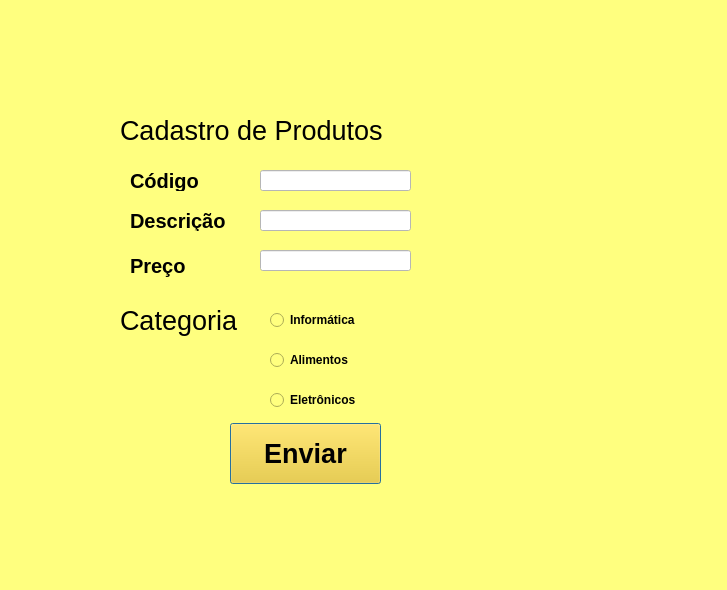
<?xml version="1.0" encoding="UTF-8"?>
<ui version="4.0">
 <class>Dialog</class>
 <widget class="QDialog" name="Dialog">
  <property name="geometry">
   <rect>
    <x>0</x>
    <y>0</y>
    <width>727</width>
    <height>590</height>
   </rect>
  </property>
  <property name="font">
   <font>
    <bold>true</bold>
   </font>
  </property>
  <property name="windowTitle">
   <string>Dialog</string>
  </property>
  <property name="styleSheet">
   <string notr="true">background-color: rgb(255, 255, 127);</string>
  </property>
  <widget class="QLabel" name="label">
   <property name="geometry">
    <rect>
     <x>120</x>
     <y>110</y>
     <width>271</width>
     <height>41</height>
    </rect>
   </property>
   <property name="font">
    <font>
     <pointsize>20</pointsize>
     <bold>false</bold>
    </font>
   </property>
   <property name="text">
    <string>Cadastro de Produtos</string>
   </property>
  </widget>
  <widget class="QLabel" name="label_2">
   <property name="geometry">
    <rect>
     <x>130</x>
     <y>170</y>
     <width>91</width>
     <height>21</height>
    </rect>
   </property>
   <property name="font">
    <font>
     <pointsize>15</pointsize>
     <bold>true</bold>
    </font>
   </property>
   <property name="text">
    <string>Código</string>
   </property>
  </widget>
  <widget class="QLabel" name="label_3">
   <property name="geometry">
    <rect>
     <x>130</x>
     <y>210</y>
     <width>101</width>
     <height>21</height>
    </rect>
   </property>
   <property name="font">
    <font>
     <pointsize>15</pointsize>
     <bold>true</bold>
    </font>
   </property>
   <property name="text">
    <string>Descrição</string>
   </property>
  </widget>
  <widget class="QLabel" name="label_4">
   <property name="geometry">
    <rect>
     <x>130</x>
     <y>250</y>
     <width>71</width>
     <height>31</height>
    </rect>
   </property>
   <property name="font">
    <font>
     <pointsize>15</pointsize>
     <bold>true</bold>
    </font>
   </property>
   <property name="text">
    <string>Preço</string>
   </property>
  </widget>
  <widget class="QLineEdit" name="lineEdit">
   <property name="geometry">
    <rect>
     <x>260</x>
     <y>170</y>
     <width>151</width>
     <height>21</height>
    </rect>
   </property>
   <property name="styleSheet">
    <string notr="true">background-color: rgb(255, 255, 255);</string>
   </property>
  </widget>
  <widget class="QLineEdit" name="lineEdit_2">
   <property name="geometry">
    <rect>
     <x>260</x>
     <y>210</y>
     <width>151</width>
     <height>21</height>
    </rect>
   </property>
   <property name="styleSheet">
    <string notr="true">background-color: rgb(255, 255, 255);</string>
   </property>
  </widget>
  <widget class="QLineEdit" name="lineEdit_3">
   <property name="geometry">
    <rect>
     <x>260</x>
     <y>250</y>
     <width>151</width>
     <height>21</height>
    </rect>
   </property>
   <property name="styleSheet">
    <string notr="true">background-color: rgb(255, 255, 255);</string>
   </property>
  </widget>
  <widget class="QRadioButton" name="radioButton">
   <property name="geometry">
    <rect>
     <x>270</x>
     <y>310</y>
     <width>121</width>
     <height>20</height>
    </rect>
   </property>
   <property name="text">
    <string>Informática</string>
   </property>
  </widget>
  <widget class="QRadioButton" name="radioButton_2">
   <property name="geometry">
    <rect>
     <x>270</x>
     <y>350</y>
     <width>141</width>
     <height>20</height>
    </rect>
   </property>
   <property name="text">
    <string>Alimentos</string>
   </property>
  </widget>
  <widget class="QRadioButton" name="radioButton_3">
   <property name="geometry">
    <rect>
     <x>270</x>
     <y>390</y>
     <width>131</width>
     <height>20</height>
    </rect>
   </property>
   <property name="text">
    <string>Eletrônicos</string>
   </property>
  </widget>
  <widget class="QLabel" name="label_6">
   <property name="geometry">
    <rect>
     <x>120</x>
     <y>300</y>
     <width>131</width>
     <height>41</height>
    </rect>
   </property>
   <property name="font">
    <font>
     <pointsize>20</pointsize>
     <bold>false</bold>
    </font>
   </property>
   <property name="text">
    <string>Categoria</string>
   </property>
  </widget>
  <widget class="QPushButton" name="pushButton">
   <property name="geometry">
    <rect>
     <x>230</x>
     <y>423</y>
     <width>151</width>
     <height>61</height>
    </rect>
   </property>
   <property name="font">
    <font>
     <pointsize>20</pointsize>
     <bold>true</bold>
    </font>
   </property>
   <property name="styleSheet">
    <string notr="true">alternate-background-color: rgb(255, 255, 37);
background-color: rgb(255, 206, 12);</string>
   </property>
   <property name="text">
    <string>Enviar</string>
   </property>
  </widget>
 </widget>
 <resources/>
 <connections/>
</ui>
